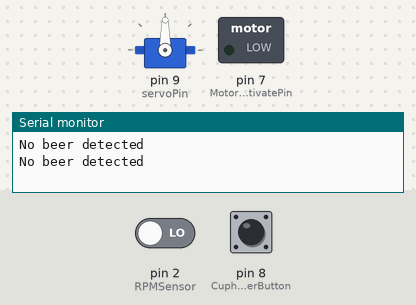
Bench run of a sketch on a simulated Arduino Uno, built with avr-gcc and run on an emulated ATmega328P. Shown: servo, switched loads named in the sketch (green lamp = pin HIGH), the last lines printed to the serial monitor. The inputs (shaded band) are chosen by the test bench; at power-on: pin 8 (CupholderButton) LOW, pin 2 (RPMSensor) LOW.

Above: at 2.8 s.
2.9 s: pin 8 (CupholderButton) pulled HIGH for 1.2 s
At 3.6 s:
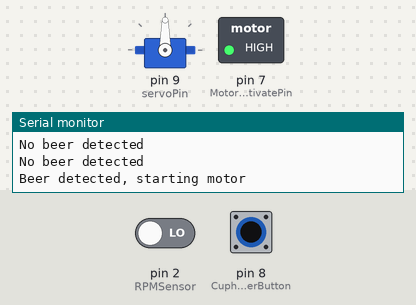
Timing chart, 0 to 5.9 s (numbered marks = the images above; inputs shaded):
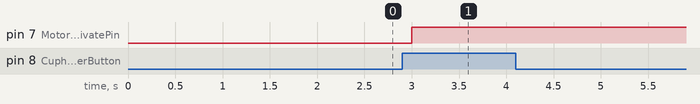

The sketch:

Arduino_beer_opener.ino
```cpp
// Beer opener

// Include the servo library:
#include "Servo.h"

// Create a new servo object:
Servo myservo;

#define RPMSensor 2
int pulseCount = 0;
unsigned long startTime;
int pulseTimer = 5;
int currentRPM = 0;


#define servoPin 9
#define CupholderButton 8
#define MotorActivatePin 7

void setup() {
  Serial.begin(9600); // open the serial port at 9600 bps:
  myservo.attach(servoPin);
  pinMode(RPMSensor,INPUT);
  //pinMode(RPMSensor,INPUT_PULLUP);
  //attachInterrupt(digitalPinToInterrupt(RPMSensor), countPulse, RISING); // or FALLING, depending on your sensor
  pinMode(CupholderButton,INPUT);
  pinMode(MotorActivatePin,OUTPUT);
}

void loop() {
  while(!getCupholderButtonStatus()){
    delay(1000);
    Serial.println("No beer detected");
  }
  if(getCupholderButtonStatus()){
    Serial.println("Beer detected, starting motor");
    digitalWrite(MotorActivatePin,HIGH);
    int rpm = getRPMSensorStatus();
    Serial.println("RPM is: " + String(rpm));
    while(rpm<500){
      rpm = getRPMSensorStatus();
      Serial.println("RPM is: " + String(rpm));
    }
    Serial.println("RPM reached 500, pulling beer");
    pullBeerToWheel();
    delay(2000);
    Serial.println("Resetting");
    reset();
  }
}

int getRPMSensorStatus() {
  int pulseCount = 0;
  int previousState = LOW;
  int currentState;

  startTime = millis();

  while (millis() - startTime < 5000) {
    delay(1);
    currentState = digitalRead(RPMSensor);

    // Detect rising edge
    if (currentState == HIGH && previousState == LOW) {
      pulseCount++;
    }

    previousState = currentState;
  }

  // Calculate RPM
  currentRPM = (pulseCount * 60) / 5;
  return currentRPM;
}

void countPulse() {
  pulseCount++;
}

int getCupholderButtonStatus(){
  return digitalRead(CupholderButton);
}

void pullBeerToWheel(){
  myservo.write(30);
}

void reset(){
  //Beer
  myservo.write(70);
  while(getCupholderButtonStatus()){
    //Beer is still there
    Serial.println("Beer still in cupholder");
    delay(1000);
  }
}
```

Measured:
- after the input at 2.9 s, pin 7 (MotorActivatePin): LOW → HIGH after 0.10 s
